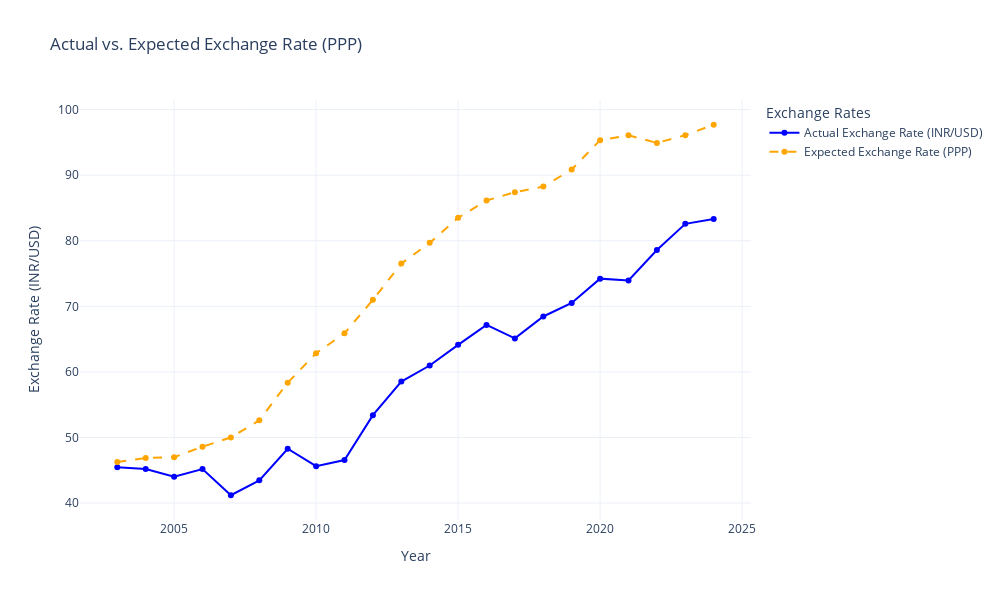

The cell this chart's notebook holds for it:
### Markdown cell above
Analyzing Inflation based on the Purchasing Power Parity (PPP)
Purchasing Power Parity (PPP) is an economic theory that suggests that in the long term, exchange rates between two countries should adjust so that a basket of goods costs the same in both countries when priced in a common currency. PPP is used as a method to compare the economic productivity and standards of living between different countries. If one country’s inflation rate is higher than another’s, its currency should depreciate accordingly to maintain parity in purchasing power to ensure that the same goods cost the same in both locations.

We will now analyze whether the Purchasing Power Parity theory holds by comparing the relative inflation rates and exchange rate movements over time. It will provide a deeper understanding of whether the exchange rate aligns with the theoretical value based on inflation differentials.

To test whether PPP holds for India and the United States, we can:

Calculate the Expected Exchange Rate Based on PPP

Compare the Actual Exchange Rate with the PPP-Based Expected Exchange Rate

The formula for PPP-based exchange rate prediction is:

Expected Exchange Rate = Initial Exchange Rate × ( 1 + Inflation Rate in India / 1 + Inflation Rate in the US)

Let’s calculate and visualize the PPP-based expected exchange rate versus the actual exchange rate:

### Code cell
initial_exchange_rate = merged_df['Exchange Rate (INR/USD)'].iloc[0]

# calculate expected exchange rate based on PPP
merged_df['Expected Exchange Rate (PPP)'] = initial_exchange_rate * (
    (1 + merged_df['Inflation Rate (India)'] / 100) / (1 + merged_df['Inflation Rate (United States)'] / 100)
).cumprod()

fig = go.Figure()

# plot actual exchange rate
fig.add_trace(go.Scatter(x=merged_df['Year'],
                         y=merged_df['Exchange Rate (INR/USD)'],
                         mode='lines+markers',
                         name='Actual Exchange Rate (INR/USD)',
                         line=dict(color='blue')))

# plot PPP-based expected exchange rate
fig.add_trace(go.Scatter(x=merged_df['Year'],
                         y=merged_df['Expected Exchange Rate (PPP)'],
                         mode='lines+markers',
                         name='Expected Exchange Rate (PPP)',
                         line=dict(color='orange', dash='dash')))

fig.update_layout(title='Actual vs. Expected Exchange Rate (PPP)',
                  xaxis_title='Year',
                  yaxis_title='Exchange Rate (INR/USD)',
                  legend_title_text='Exchange Rates',
                  template='plotly_white',
                  height=600,
                  width=1000)

fig.show()

### Figure 1 — Plotly figure (JSON) as saved in the notebook; plotly's stock layout.template omitted (floating-point values rounded to 4 significant figures)
{"data": [{"line": {"color": "blue"}, "mode": "lines+markers", "name": "Actual Exchange Rate (INR/USD)", "type": "scatter", "x": [2003, 2004, 2005, 2006, 2007, 2008, 2009, 2010, 2011, 2012, 2013, 2014, 2015, 2016, 2017, 2018, 2019, 2020, 2021, 2022, 2023, 2024], "y": [45.48, 45.19, 44.0, 45.18, 41.19, 43.46, 48.28, 45.62, 46.56, 53.4, 58.53, 60.97, 64.12, 67.17, 65.11, 68.45, 70.51, 74.22, 73.94, 78.58, 82.58, 83.31]}, {"line": {"color": "orange", "dash": "dash"}, "mode": "lines+markers", "name": "Expected Exchange Rate (PPP)", "type": "scatter", "x": [2003, 2004, 2005, 2006, 2007, 2008, 2009, 2010, 2011, 2012, 2013, 2014, 2015, 2016, 2017, 2018, 2019, 2020, 2021, 2022, 2023, 2024], "y": [46.28, 46.86, 47.0, 48.59, 50.01, 52.61, 58.36, 62.84, 65.89, 70.99, 76.51, 79.68, 83.5, 86.13, 87.4, 88.25, 90.85, 95.34, 96.07, 94.92, 96.1, 97.69]}], "layout": {"height": 600, "legend": {"title": {"text": "Exchange Rates"}}, "title": {"text": "Actual vs. Expected Exchange Rate (PPP)"}, "width": 1000, "xaxis": {"title": {"text": "Year"}}, "yaxis": {"title": {"text": "Exchange Rate (INR/USD)"}}}}
